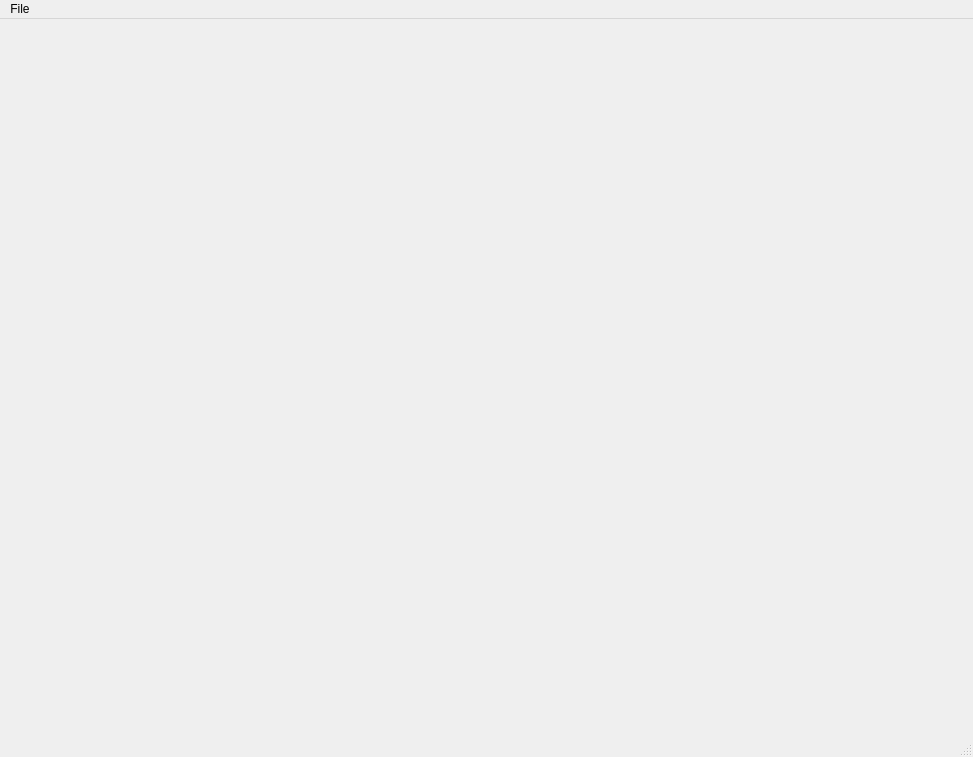
<?xml version="1.0" encoding="UTF-8"?>
<ui version="4.0">
 <class>MainWindow</class>
 <widget class="QMainWindow" name="MainWindow">
  <property name="geometry">
   <rect>
    <x>0</x>
    <y>0</y>
    <width>973</width>
    <height>757</height>
   </rect>
  </property>
  <property name="windowTitle">
   <string>FluencyMap</string>
  </property>
  <widget class="QWidget" name="centralWidget">
   <layout class="QVBoxLayout" name="verticalLayout_2">
    <item>
     <widget class="QCustomPlot" name="customplot" native="true"/>
    </item>
   </layout>
  </widget>
  <widget class="QMenuBar" name="menuBar">
   <property name="geometry">
    <rect>
     <x>0</x>
     <y>0</y>
     <width>973</width>
     <height>21</height>
    </rect>
   </property>
   <widget class="QMenu" name="menuSave">
    <property name="title">
     <string>File</string>
    </property>
   </widget>
   <addaction name="menuSave"/>
  </widget>
  <widget class="QStatusBar" name="statusBar"/>
  <action name="actionDraw_Curve">
   <property name="text">
    <string>Draw Curve</string>
   </property>
  </action>
 </widget>
 <layoutdefault spacing="6" margin="11"/>
 <customwidgets>
  <customwidget>
   <class>QCustomPlot</class>
   <extends>QWidget</extends>
   <header>qcustomplot.h</header>
   <container>1</container>
  </customwidget>
 </customwidgets>
 <resources/>
 <connections/>
</ui>
